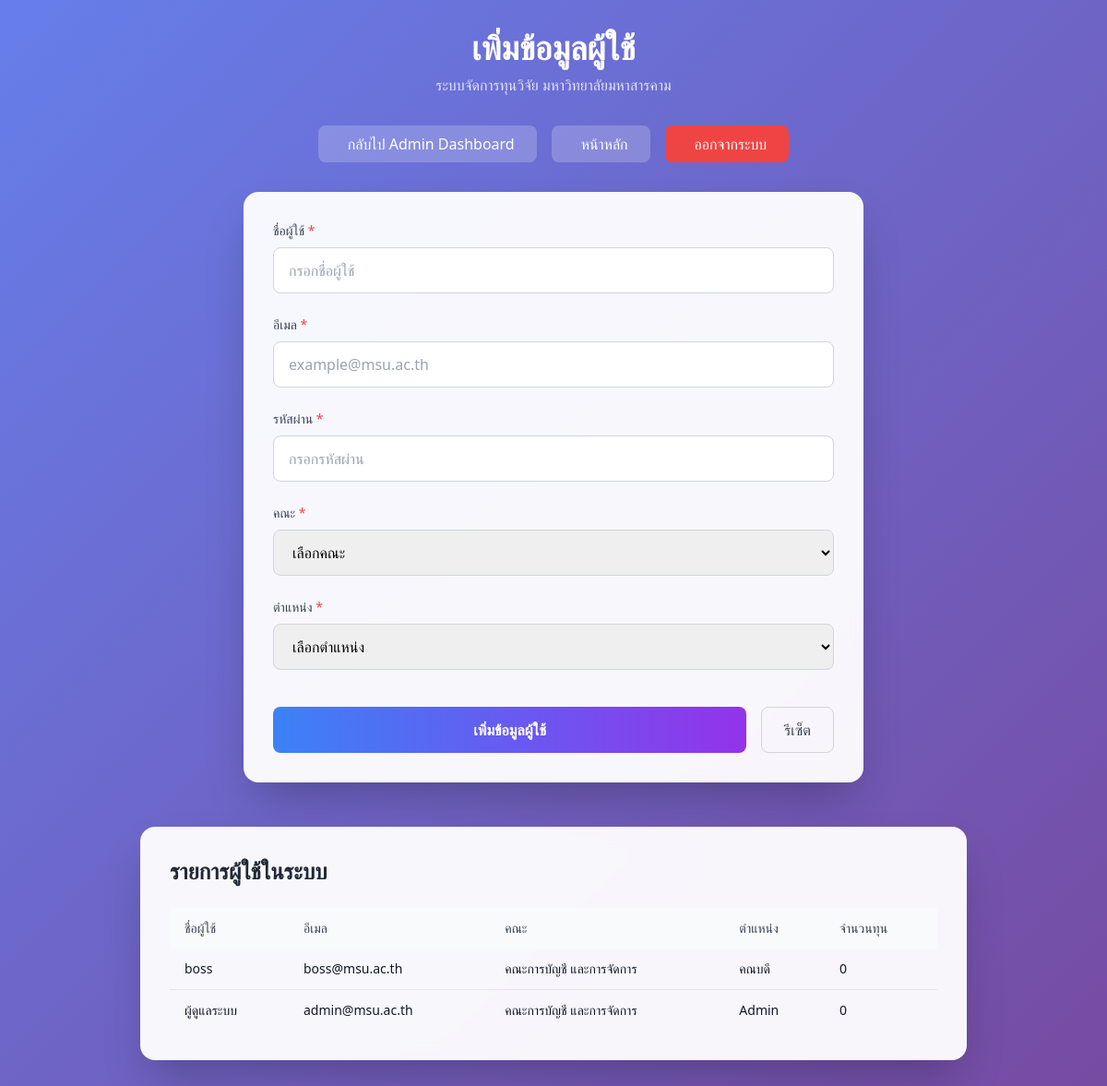
/add_user.php (signed in), run on the app's committed database.
### tables this page shows
CREATE TABLE `data` (
  `ID` int(11) NOT NULL,
  `Password` varchar(255) NOT NULL,
  `Username` varchar(255) NOT NULL,
  `Email` varchar(255) NOT NULL,
  `Facuity` varchar(255) NOT NULL COMMENT 'สะกดคงเดิมเพื่อความเข้ากันได้',
  `Position` varchar(255) NOT NULL,
  `Quantity` int(11) DEFAULT 0
);

### src/add_user.php (the view, shortened to what this page needs)
<!DOCTYPE html>
<html lang="th">
<head>
    <script src="https://cdn.tailwindcss.com"></script>
    <link rel="stylesheet" href="assets/add_user.css">
</head>
<body class="gradient-bg min-h-screen">
    <div class="container mx-auto px-4 py-8">
        <div class="text-center mb-8">
            <h1 class="text-4xl font-bold text-white mb-2">เพิ่มข้อมูลผู้ใช้</h1>
            <p class="text-white/80">ระบบจัดการทุนวิจัย มหาวิทยาลัยมหาสารคาม</p>
        </div>
        <div class="flex justify-center mb-8">
            <a href="admin_dashboard.php" class="bg-white/20 text-white px-6 py-2 rounded-lg hover:bg-white/30 transition-all duration-300 mr-4">
                <i class="fas fa-arrow-left mr-2"></i>กลับไป Admin Dashboard
            </a>
            <a href="index.php" class="bg-white/20 text-white px-6 py-2 rounded-lg hover:bg-white/30 transition-all duration-300 mr-4">
                <i class="fas fa-home mr-2"></i>หน้าหลัก
            </a>
            <a href="controller/logout.php" class="bg-red-500 text-white px-6 py-2 rounded-lg hover:bg-red-600 transition-all duration-300">
                <i class="fas fa-sign-out-alt mr-2"></i>ออกจากระบบ
            </a>
        </div>
        <div class="max-w-2xl mx-auto">
            <div class="form-container rounded-2xl shadow-2xl p-8">
                <form method="POST" class="space-y-6">
                    <div>
                        <label for="username" class="block text-sm font-medium text-gray-700 mb-2">
                            ชื่อผู้ใช้ <span class="text-red-500">*</span>
                        </label>
                        <input type="text"
                               id="username"
                               name="username"
                               value="<?php echo htmlspecialchars($_POST['username'] ?? ''); ?>"
                               class="input-field w-full px-4 py-3 border border-gray-300 rounded-lg focus:ring-2 focus:ring-blue-500 focus:border-transparent"
                               placeholder="กรอกชื่อผู้ใช้"
                               required>
                    </div>
                    <div>
                        <label for="email" class="block text-sm font-medium text-gray-700 mb-2">
                            อีเมล <span class="text-red-500">*</span>
                        </label>
                        <input type="email"
                               id="email"
                               name="email"
                               value="<?php echo htmlspecialchars($_POST['email'] ?? ''); ?>"
                               class="input-field w-full px-4 py-3 border border-gray-300 rounded-lg focus:ring-2 focus:ring-blue-500 focus:border-transparent"
                               placeholder="example@msu.ac.th"
                               required>
                    </div>
                    <div>
                        <label for="password" class="block text-sm font-medium text-gray-700 mb-2">
                            รหัสผ่าน <span class="text-red-500">*</span>
                        </label>
                        <input type="password"
                               id="password"
                               name="password"
                               class="input-field w-full px-4 py-3 border border-gray-300 rounded-lg focus:ring-2 focus:ring-blue-500 focus:border-transparent"
                               placeholder="กรอกรหัสผ่าน"
                               required>
                    </div>
                    <div>
                        <label for="faculty" class="block text-sm font-medium text-gray-700 mb-2">
                            คณะ <span class="text-red-500">*</span>
                        </label>
                        <select id="faculty"
                                name="faculty"
                                class="input-field w-full px-4 py-3 border border-gray-300 rounded-lg focus:ring-2 focus:ring-blue-500 focus:border-transparent"
                                required>
                            <option value="">เลือกคณะ</option>
                        </select>
                    </div>
                    <div>
                        <label for="position" class="block text-sm font-medium text-gray-700 mb-2">
                            ตำแหน่ง <span class="text-red-500">*</span>
                        </label>
                        <select id="position"
                                name="position"
                                class="input-field w-full px-4 py-3 border border-gray-300 rounded-lg focus:ring-2 focus:ring-blue-500 focus:border-transparent"
                                required>
                            <option value="">เลือกตำแหน่ง</option>
                        </select>
                    </div>
                    <div class="flex gap-4 pt-4">
                        <button type="submit"
                                class="flex-1 bg-gradient-to-r from-blue-500 to-purple-600 text-white py-3 px-6 rounded-lg font-semibold hover:from-blue-600 hover:to-purple-700 transition-all duration-300 transform hover:scale-105">
                            เพิ่มข้อมูลผู้ใช้
                        </button>
                        <button type="reset"
                                class="px-6 py-3 border border-gray-300 text-gray-700 rounded-lg hover:bg-gray-50 transition-all duration-300">
                            รีเซ็ต
                        </button>
                    </div>
                </form>
            </div>
        </div>
        <div class="max-w-4xl mx-auto mt-12">
            <div class="form-container rounded-2xl shadow-2xl p-8">
                <h2 class="text-2xl font-bold text-gray-800 mb-6">รายการผู้ใช้ในระบบ</h2>
                <div class="overflow-x-auto">
                    <table class="w-full table-auto">
                        <thead class="bg-gray-50">
                            <tr>
                                <th class="px-4 py-3 text-left text-sm font-medium text-gray-700">ชื่อผู้ใช้</th>
                                <th class="px-4 py-3 text-left text-sm font-medium text-gray-700">อีเมล</th>
                                <th class="px-4 py-3 text-left text-sm font-medium text-gray-700">คณะ</th>
                                <th class="px-4 py-3 text-left text-sm font-medium text-gray-700">ตำแหน่ง</th>
                                <th class="px-4 py-3 text-left text-sm font-medium text-gray-700">จำนวนทุน</th>
                            </tr>
                        </thead>
                        <tbody class="divide-y divide-gray-200">
                            <?php
                            $conn = new mysqli($host, $dbuser, $dbpass, $dbname);
                            if (!$conn->connect_error) {
                                $sql = "SELECT Username, Email, Facuity, Position, Quantity FROM data ORDER BY ID DESC LIMIT 10";
                                $result = $conn->query($sql);
                                if ($result && $result->num_rows > 0) {
                                    while ($row = $result->fetch_assoc()) {
                                        echo "<tr class='hover:bg-gray-50'>";
                                        echo "<td class='px-4 py-3 text-sm text-gray-900'>" . htmlspecialchars($row['Username']) . "</td>";
                                        echo "<td class='px-4 py-3 text-sm text-gray-900'>" . htmlspecialchars($row['Email']) . "</td>";
                                        echo "<td class='px-4 py-3 text-sm text-gray-900'>" . htmlspecialchars($row['Facuity']) . "</td>";
                                        echo "<td class='px-4 py-3 text-sm text-gray-900'>" . htmlspecialchars($row['Position']) . "</td>";
                                        echo "<td class='px-4 py-3 text-sm text-gray-900'>" . htmlspecialchars($row['Quantity']) . "</td>";
                                        echo "</tr>";
                                    }
                                } else {
                                    echo "<tr><td colspan='5' class='px-4 py-3 text-center text-gray-500'>ไม่มีข้อมูลผู้ใช้</td></tr>";
                                }
                            }
                            ?>
                        </tbody>
                    </table>
                </div>
            </div>
        </div>
    </div>
</body>
</html>

### src/assets/add_user.css (style rules this page uses)
.gradient-bg { background: linear-gradient(135deg, #667eea 0%, #764ba2 100%); }
.form-container { background: rgba(255, 255, 255, 0.95); backdrop-filter: blur(10px); }
.input-field { transition: all 0.3s ease; }

### data on the page
data: Username "boss", Email "boss@msu.ac.th", Facuity "คณะการบัญชี และการจัดการ", Position "คณบดี", Quantity "0"
data: Username "ผู้ดูแลระบบ", Email "admin@msu.ac.th", Facuity "คณะการบัญชี และการจัดการ", Position "Admin", Quantity "0"
